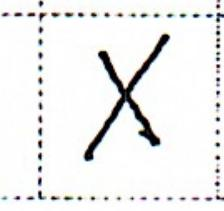
#> input picture mnist/test_images/xxx.jpg, 224 x 211 px
$ python -i mnist_preprocess.py   (imports and definitions only)
#> lines starting #> are read from the running program, lines starting #| are printed output that depends on the picture; after the words box and inside, x2 and y2 are one past the last pixel; in counts of white or black regions, pixels touching at a corner belong together
from scipy.ndimage import center_of_mass
import math
import cv2
import numpy as np
import matplotlib.pyplot as plt

def getBestShift(img):
    cy,cx = center_of_mass(img)

    rows,cols = img.shape
    shiftx = np.round(cols/2.0-cx).astype(int)
    shifty = np.round(rows/2.0-cy).astype(int)

    return shiftx,shifty

def shift(img,sx,sy):
    rows,cols = img.shape
    M = np.float32([[1,0,sx],[0,1,sy]])
    shifted = cv2.warpAffine(img,M,(cols,rows))
    return shifted

def rec_digit(img_path):
#> called with img_path = 'test_images/xxx.jpg'
  img = cv2.imread(img_path, cv2.IMREAD_GRAYSCALE)
#> img: shape (211, 224); min 0, max 255, mean 237.6
  gray = 255-img
  (_, gray) = cv2.threshold(gray, 128, 255, cv2.THRESH_BINARY | cv2.THRESH_OTSU)
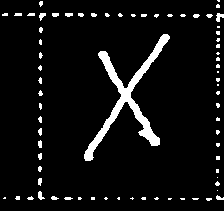
#> gray: shape (211, 224); 6.4% white; 73 white regions (53 under 20 px), largest, box (x1, y1, x2, y2) and area: (84, 34, 170, 161) 1891, (216, 13, 224, 22) 45, (38, 191, 45, 200) 36

  while np.sum(gray[0]) == 0:
    gray = gray[1:]
#> this loop made 0 passes
  while np.sum(gray[:,0]) == 0:
    gray = np.delete(gray,0,1)
#> this loop made 2 passes
#> pass 1, in rec_digit, `gray = np.delete(gray,0,1)`:
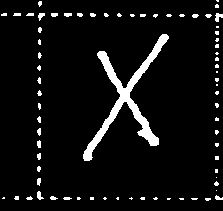
#> gray: shape (211, 223); 6.5% white; 73 white regions (53 under 20 px), largest, box (x1, y1, x2, y2) and area: (83, 34, 169, 161) 1891, (215, 13, 223, 22) 45, (37, 191, 44, 200) 36
  while np.sum(gray[-1]) == 0:
    gray = gray[:-1]
#> this loop made 10 passes
#> pass 1, in rec_digit, `gray = gray[:-1]`:
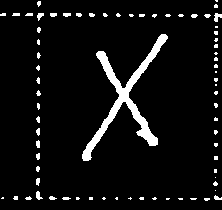
#> gray: shape (210, 222); 6.5% white; 73 white regions (53 under 20 px), largest, box (x1, y1, x2, y2) and area: (82, 34, 168, 161) 1891, (214, 13, 222, 22) 45, (36, 191, 43, 200) 36
#> pass 3, in rec_digit, `gray = gray[:-1]`:
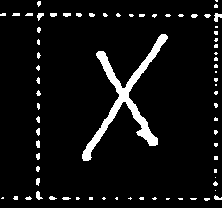
#> gray: shape (208, 222); 6.6% white; 73 white regions (53 under 20 px), largest, box (x1, y1, x2, y2) and area: (82, 34, 168, 161) 1891, (214, 13, 222, 22) 45, (36, 191, 43, 200) 36
#> after the loop:
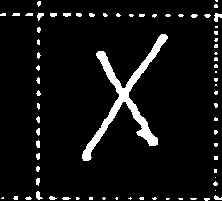
#> gray: shape (201, 222); 6.8% white; 73 white regions (53 under 20 px), largest, box (x1, y1, x2, y2) and area: (82, 34, 168, 161) 1891, (214, 13, 222, 22) 45, (36, 191, 43, 200) 36
  while np.sum(gray[:,-1]) == 0:
    gray = np.delete(gray,-1,1)
  rows,cols = gray.shape
#> rows = 201; cols = 222

  if rows > cols:
    factor = 20.0/rows
    rows = 20
    cols = int(round(cols*factor))
    gray = cv2.resize(gray, (cols,rows))
  else:
    factor = 20.0/cols
#> factor = 0.0901
    cols = 20
    rows = int(round(rows*factor))
#> rows = 18
    gray = cv2.resize(gray, (cols, rows))

  colsPadding = (int(math.ceil((28-cols)/2.0)),int(math.floor((28-cols)/2.0)))
  rowsPadding = (int(math.ceil((28-rows)/2.0)),int(math.floor((28-rows)/2.0)))
#> rowsPadding = (5, 5)
  gray = np.pad(gray,(rowsPadding,colsPadding),'constant')
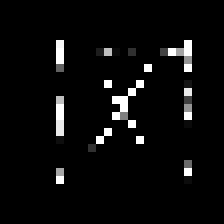
#> gray: shape (28, 28) (shown 8 times larger); min 0, max 255, mean 10.8

  shiftx,shifty = getBestShift(gray)
#> in getBestShift, `cy,cx = center_of_mass(img)`: cy = 11.88; cx = 14.87
#> in getBestShift, `shiftx = np.round(cols/2.0-cx).astype(int)`: shiftx = -1
#> in getBestShift, `shifty = np.round(rows/2.0-cy).astype(int)`: shifty = 2
#> shiftx = -1; shifty = 2
  shifted = shift(gray,shiftx,shifty)
#> in shift, `M = np.float32([[1,0,sx],[0,1,sy]])`: M = [[1, 0, -1], [0, 1, 2]]
#> in shift, `shifted = cv2.warpAffine(img,M,(cols,rows))`:
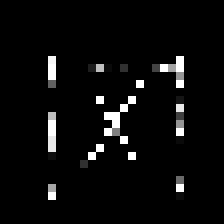
#> shifted: shape (28, 28) (shown 8 times larger); min 0, max 255, mean 10.8
  gray = shifted

  img = gray / 255.0
#> img: shape (28, 28) float64
  img = np.array(img).reshape(-1, 28, 28, 1)
  return img

>>> result = rec_digit('test_images/xxx.jpg')

$ run again, on mnist/test_images/zero.jpg
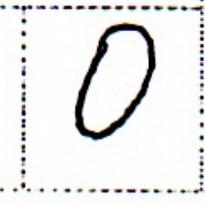
#> input picture mnist/test_images/zero.jpg, 205 x 205 px
#> the loop in rec_digit, `while np.sum(gray[-1]) == 0:` made 12 passes
#> after the loop in rec_digit, `while np.sum(gray[-1]) == 0:`:
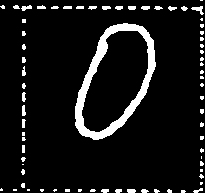
#> gray: shape (193, 205); 8.7% white; 71 white regions (44 under 20 px), largest, box (x1, y1, x2, y2) and area: (75, 23, 156, 140) 2148, (191, 6, 204, 15) 53, (21, 5, 32, 11) 39
#> the loop in rec_digit, `while np.sum(gray[:,-1]) == 0:` made 1 pass
#> cy = 12.03; cx = 14
#> in getBestShift, `shiftx = np.round(cols/2.0-cx).astype(int)`: shiftx = 0
#> in getBestShift, `shifty = np.round(rows/2.0-cy).astype(int)`: shifty = 2
#> in rec_digit, `shiftx,shifty = getBestShift(gray)`: shiftx = 0; shifty = 2
#> M = [[1, 0, 0], [0, 1, 2]]
#> in shift, `shifted = cv2.warpAffine(img,M,(cols,rows))`:
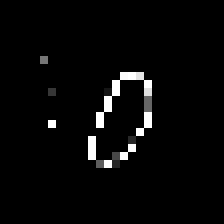
#> shifted: shape (28, 28) (shown 8 times larger); min 0, max 255, mean 7.6
